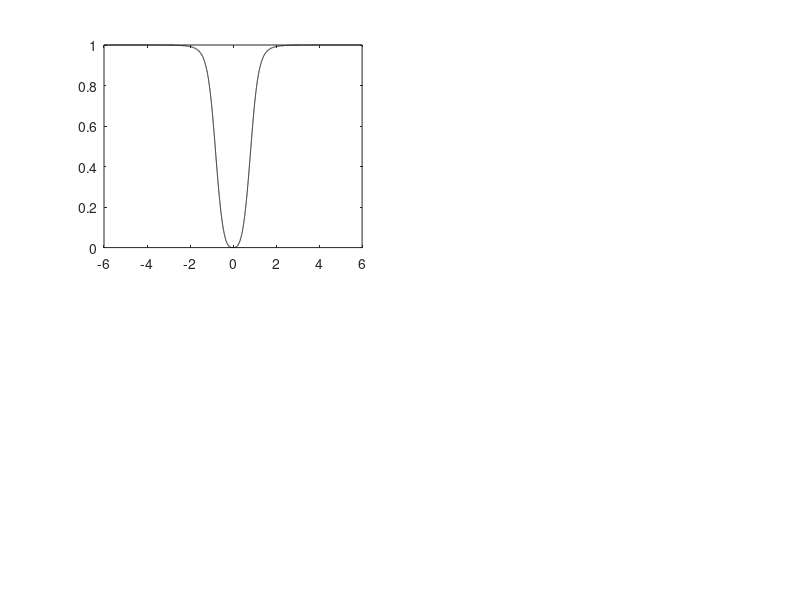

MATLAB code to generate this figure: (Note: this script raises an error after producing the figure.)

H = @(s) s.^3 ./ (s.^3 + 2.*s.^2 + 2.*s + 1);

w = -6:0.001:6;
s_a = j.*w;
s_b = 6.2637 ./ (s_a);
s_c = 1.2527 .* (s_a.^2 + 12) ./ (s_a);

subplot(221); plot(w,abs(H(s_a)),'k'); yline(0.8913,'r'); xline(2,'b'); xline(-2,'b');
title("Magnitude Resp. of H"); xlabel("frequency (rad/sec)");

subplot(223); plot(w,abs(H(s_b)),'k'); yline(0.8913,'r'); xline(5,'b'); xline(-5,'b');
title("Magnitude Resp. of LtH(H)"); xlabel("frequency (rad/sec)");

subplot(222); plot(w,abs(H(s_c)),'k'); yline(0.8913,'r'); 
xline(3,'b'); xline(4,'b'); xline(-3,'b'); xline(-4,'b');
title("Magnitude Resp. of LtBP(H)"); xlabel("frequency (rad/sec)");





